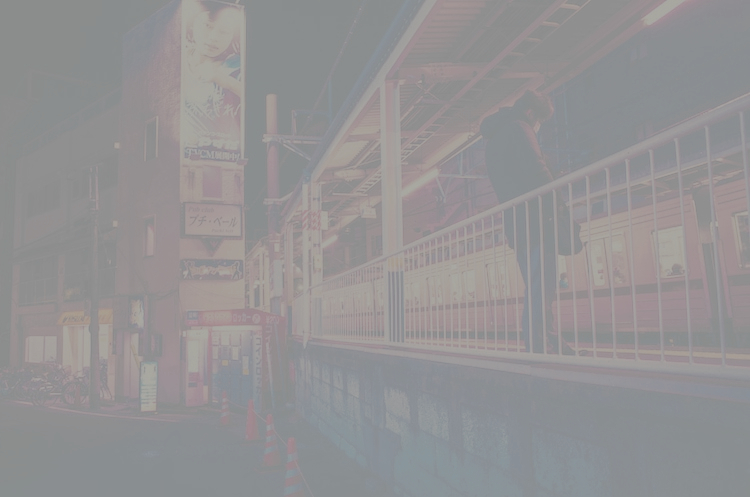
#> input picture imagen_dos_quiz.jpg, 750 x 497 px
$ python Punto_dos_parcial.py
#> lines starting #> are read from the running program, lines starting #| are printed output that depends on the picture
# Basilio Saldarriaga
"""
Created on Mon Sep  3 18:24:29 2018


Created on Wed Aug 22 19:09:50 2018

@author: BASILIO.SALDARRIAGA


1. Pasar la imagen a escala de grises

2. Calcular el histograma de la imagen en escala de grises

3. Realizar la ecualización del histograma de la imagen en escala de grises

4. Gráficar en una figura: la imagen en escala de grises original, la imagen ecualizada,
   el histograma original y el histograma ecualizado

"""

from PIL import Image
import numpy as np
import matplotlib.pyplot as plt
import sys
sys.path.append('D:\Vision')
#import Funciones as trans

def my_histograma(im):
    [row, col] = im.shape;
    vec = np.zeros(256)
    print(vec.shape)
    for i in range(0, row-1):
        for j in range(0, col-1):
            valor = im[i, j]
            vec[valor] = vec[valor] + 1
        return vec


Im_g = Image.open('imagen_dos_quiz.jpg')
#> Im_g is the input picture: PIL image 750x497 RGB; mean R, G, B 148, 146.3, 147.8
Im_ga = np.array(Im_g)
plt.imshow(Im_ga)
plt.show()

Im_g = Image.open('imagen_dos_quiz.jpg').convert('L')
#> Im_g: PIL image 750x497 L
Im_ga = np.array(Im_g)
plt.gray()
plt.imshow(Im_ga)
plt.axis("off")


#histograma

h = my_histograma(Im_ga)
#> after the loop in my_histograma, `for i in range(0, row-1):`: vec = 256 values, max 237 at index 140, min 0 at index 0, mean 2.93
#> h has the same summary as vec in my_histograma
plt.figure()
plt.bar(np.arange(256), h, color = 'red')
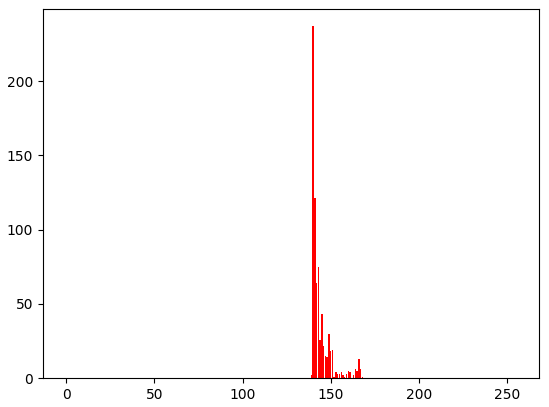
#> figure drawn by matplotlib, 1 panel; tallest bar 237 high, from x = 139.6 to 140.4
